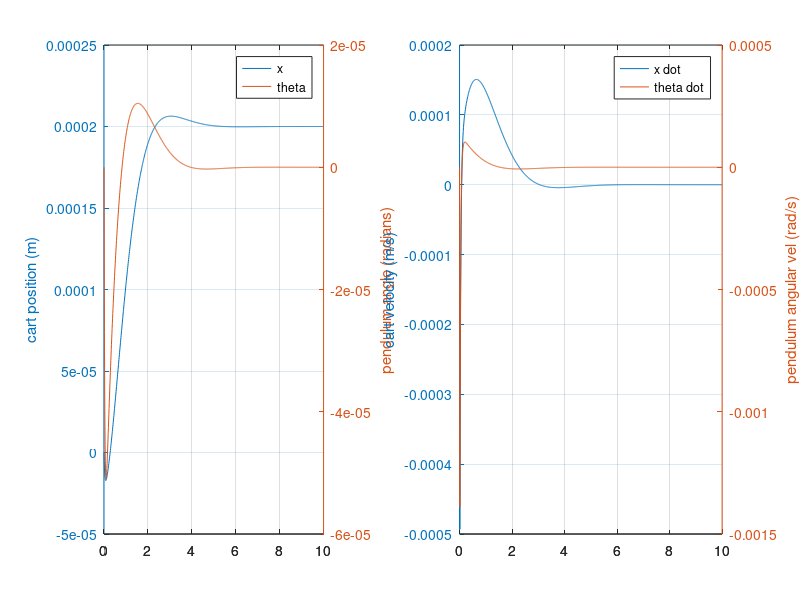

MATLAB code to generate this figure: (Note: this script raises an error after producing the figure.)
%%Inverted Pendulum State Space Model Analysis
%%Ryan Fielding
clc;
clear all;
close all;
global A B K L
%% Constants
M = .081;   %kg, cart mass
m = 0.088;  %kg, total pend. mass
b = 0.1;    %N/m/s, cart friction estimate
g = 9.81;   %m/s^2
l = 0.10;   %m, pend. length to CM.

%calculate pend. inertia
m_rod = 0.035;  %kg, rod mass
m_disk = 0.053; %kg, disk mass
r_disk = 0.037; %m, disk radius
I = (1/3)*m_rod*l^2 + 0.5*m_disk*r_disk^2 + m_disk*(2*l + r_disk)^2;  %kg.m^2

den = I*(M+m) + M*m*l^2; %denominator for the A and B matrices

%Matrices
A = [0      1              0           0;
     0 -(I+m*l^2)*b/den  (m^2*g*l^2)/den   0;
     0      0              0           1;
     0 -(m*l*b)/den       m*g*l*(M+m)/den  0];
B = [     0;
        I/den;
          0;
        m*l/den];
C = [1 0 0 0;
     0 0 1 0]; %x and theta are measurable states (potentiometer and optical encoder)
D = [0;
     0];


%% State modelling
states = {'x' 'x_dot' 'phi' 'phi_dot'};
inputs = {'u'};
outputs = {'x'; 'phi'};

sys_ss = ss(A,B,C,D,'statename',states,'inputname',inputs,'outputname',outputs);
sys_tf = tf(sys_ss);
polesOL = eig(A); %one in the right half plane, thus unstable

co = ctrb(sys_ss);
ob = obsv(sys_ss);
controllability = rank(co); %rank of 4 = num of states, thus controllable.
observability = rank(ob); %rank of 4 = num states, thus observable.

%state feedback test
%poles1 = [ -10 + 5i -10-5i -4 -5]; %choose desired poles
%k = acker(A, B, poles1);
%eig(A-B*k); %check system poles

%% LQR Controller

Q = C'*C;
%Weights on error penalization for each state
Q(1,1) = 1000;
Q(2,2) = 10;
Q(3,3) = 10000;
Q(4,4) = 10;
R = 0.001;

[K,S,P_Sys] = lqr(A,B,Q,R);
P_Sys

%model and simulate LQR controller on system
Ac = [(A-B*K)];
Bc = [B];
Cc = [C];
Dc = [D];

states = {'x' 'x_dot' 'phi' 'phi_dot'};
inputs = {'r'};
outputs = {'x'; 'phi'};

sys_cl = ss(Ac,Bc,Cc,Dc,'statename',states,'inputname',inputs,'outputname',outputs);

%% Observer based control
%Observer poles should be ~5-10 times the system LQR ctrl poles.
P_Obsv = 0.01*P_Sys;

L = place(A',C',P_Obsv)';

%display results for TIVA
A
B
C
D
K
L
A - B*K


%% Model and simulate observer feedback whole system
Ace = [(A-B*K) (B*K);
       zeros(size(A)) (A-L*C)];
Bce = [B;
       zeros(size(B))];
Cce = [Cc zeros(size(Cc))];
Dce = [0;0];

states = {'x' 'x_dot' 'phi' 'phi_dot' 'e1' 'e2' 'e3' 'e4'};
inputs = {'r'};
outputs = {'x'; 'phi'};

sys_est_cl = ss(Ace,Bce,Cce,Dce,'statename',states,'inputname',inputs,'outputname',outputs);
t = 0:0.01:10;
%to step input 0.2m
r = -0.2*ones(size(t));


f = figure('units','inch','position',[4,4,12,6]);
subplot(1,2,1);
[y,t,x]=lsim(sys_est_cl,r,t);
[AX,H1,H2] = plotyy(t,y(:,1),t,y(:,2),'plot');
set(get(AX(1),'Ylabel'),'String','cart position (m)')
set(get(AX(2),'Ylabel'),'String','pendulum angle (radians)')
%title('Step Response with Observer-Based State-Feedback Control')
hold on
grid on
legend('x', 'theta');

%plot dot states
subplot(1,2,2)
[AX2,H3,H4] = plotyy(t,x(:,2),t,x(:,4),'plot');
set(get(AX2(1),'Ylabel'),'String','cart velocity (m/s)')
set(get(AX2(2),'Ylabel'),'String','pendulum angular vel (rad/s)')
%title('Step Response with Observer-Based State-Feedback Control')
hold on
grid on
legend('x dot', 'theta dot');

saveas(f,'models.png');

%% Save matrices to .h file for tiva
exportToC();
copyfile obsv.h '/Users/Ryan/Repos/inverted-pendulum/tiva/'
